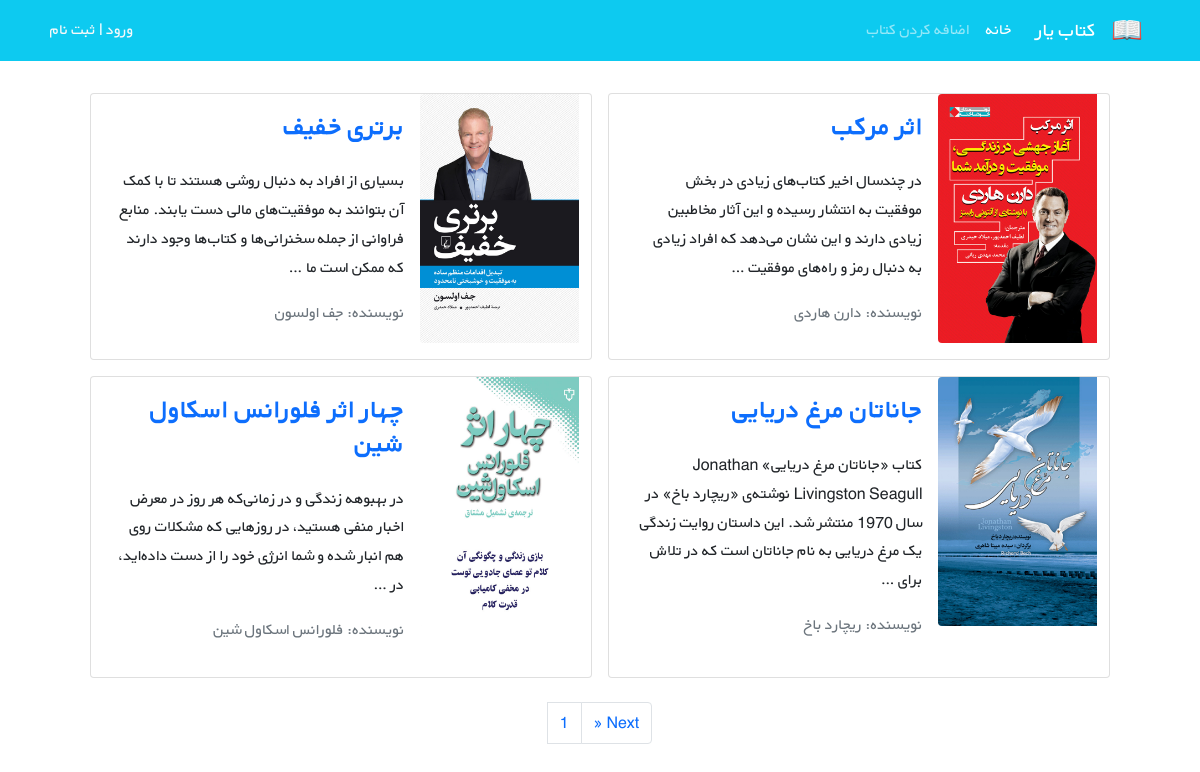
The page /books/ on the database its author committed.
### books/models.py (models this page shows, shortened)
class Book(models.Model):
    creator = models.ForeignKey(get_user_model(), on_delete=models.CASCADE)
    title = models.CharField(max_length=200)
    author = models.CharField(max_length=200)
    description = models.TextField()
    price = models.DecimalField(max_digits=5, decimal_places=2)  # Money -> DecimalField
    cover = models.ImageField(upload_to='covers/', blank=True)
    def get_absolute_url(self):
        return reverse('book_detail', args=[self.id])

### books/views.py (the view)
# urls.py: path('', views.BookListView.as_view(), name='book_list'),
class BookListView(generic.ListView):
    model = Book
    paginate_by = 4
    template_name = 'books/book_list.html'
    context_object_name = 'books'

### books/templates/books/book_list.html (shortened to what this page needs)
{% extends '_base.html' %}
{% load static %}
{% block content %}
    <div class="container mt-4">
        <div class="row flex-row-reverse justify-content-md-center">
            {% for book in books %}
                <div class="card m-2" style="max-width: 45%">
                    <div class="row g-0 h-100" dir="rtl">
                        <div class="col-md-4">
                            {% if book.cover %}
                                <img src="{{ book.cover.url }}" class="img-fluid rounded-start" alt="{{ book.title }}">
                            {% endif %}
                        </div>
                        <div class="col-md-8 h-100">
                            <div class="d-flex flex-column justify-content-between h-100">
                                <div class="card-body">
                                    <h3 class="card-title"><strong><a class="text-decoration-none"
                                                                      href="{{ book.get_absolute_url }}">{{ book.title }}</a></strong>
                                    </h3>
                                    <p class="card-text pt-3">{{ book.description|truncatewords:30 }}</p>
                                    <p class="text-muted">نویسنده: {{ book.author }}</p>
                                </div>
                            </div>
                        </div>
                    </div>
                </div>
            {% endfor %}
        </div>
    </div>
    <nav aria-label="Page navigation example">
        <ul class="pagination justify-content-center mt-3">
            <li class="page-item"><a class="page-link" href="#">{{ page_obj.number }}</a></li>
            <li class="page-item">
                {% if page_obj.has_next %}
                <a class="page-link" href="?page={{ page_obj.next_page_number }}" aria-label="Next">
                    <span aria-hidden="true">&raquo;</span>
                    <span class="sr-only">Next</span>
                </a>
                {% endif %}
            </li>
        </ul>
    </nav>
{% endblock content %}

### templates/_base.html (shortened to what this page needs)
{% load static %}
<!DOCTYPE HTML PUBLIC "-//W3C//DTD HTML 4.01//EN" "http://www.w3.org/TR/html4/strict.dtd">
<html lang="en">
<head>
    <link href="https://cdn.jsdelivr.net/npm/bootstrap@5.1.3/dist/css/bootstrap.min.css" rel="stylesheet"
>
    <link rel="stylesheet" href="{% static 'css/style.css' %}">
</head>
<body>
<nav class="navbar navbar-expand-lg navbar-dark bg-info" dir="rtl">
    <div class="container">
        <a class="navbar-brand" href="#">
            <img src="{% static 'icons/book.png' %}" alt="" height="30"
                 class="d-inline-block align-text-top">
        </a>
        <a class="navbar-brand mx-3" href="#">کتاب یار</a>
        <div class="collapse navbar-collapse" id="navbarNavAltMarkup">
            <div class="navbar-nav">
                <a class="nav-link active" aria-current="" href="{% url 'book_list' %}">خانه</a>
                <a class="nav-link" href="{% url 'book_creation' %}">اضافه کردن کتاب</a>
            </div>
        </div>
        <div class="mx-2 text-white">
            {% if user.is_authenticated %}
                خوش آمدی{{ user.username }}|
                <a class="link-light text-decoration-none" href="{% url 'logout' %}">خروج</a>
            {% else %}
                <a class="link-light text-decoration-none" href="{% url 'login' %}">ورود</a> |
                <a class="link-light text-decoration-none" href="{% url 'signup' %}">ثبت نام</a>
            {% endif %}
        </div>
    </div>
</nav>
<div class="container">
    {% block content %}
    {% endblock content %}
</div>
</body>
</html>

### static/css/style.css (style rules this page uses)
* { font-family: 'BYekan', sans-serif; line-height: 1.8rem; }

### rows shown on the page
Book: cover (picture), title "اثر مرکب", description "در چندسال اخیر کتاب‌های زیادی در بخش موفقیت به انتشار رسیده و این آثار مخاطبین زیادی دارند و این نشان می‌دهد که افراد زیادی به دنبال رمز و راه‌های موفقیت …", author "دارن هاردی"
Book: cover (picture), title "برتری خفیف", description "بسیاری از افراد به دنبال روشی هستند تا با کمک آن بتوانند به موفقیت‌های مالی دست یابند. منابع فراوانی از جمله سخنرانی‌ها و کتاب‌ها وجود دارند که ممکن است ما …", author "جف اولسون"
Book: cover (picture), title "جاناتان مرغ دریایی", description "کتاب «جاناتان مرغ دریایی» Jonathan Livingston Seagull نوشته‌ی «ریچارد باخ» در سال 1970 منتشر شد. این داستان روایت زندگی یک مرغ دریایی به نام جاناتان است که در تلاش برای …", author "ریچارد باخ"
Book: cover (picture), title "چهار اثر فلورانس اسکاول شین", description "در بهبوهه زندگی و در زمانی‌که هر روز در معرض اخبار منفی هستید، در روزهایی که مشکلات روی هم انبار شده و شما انرژی خود را از دست داده‌اید، در …", author "فلورانس اسکاول شین"

### other values the page prints
{{ page_obj.number }} "1"
